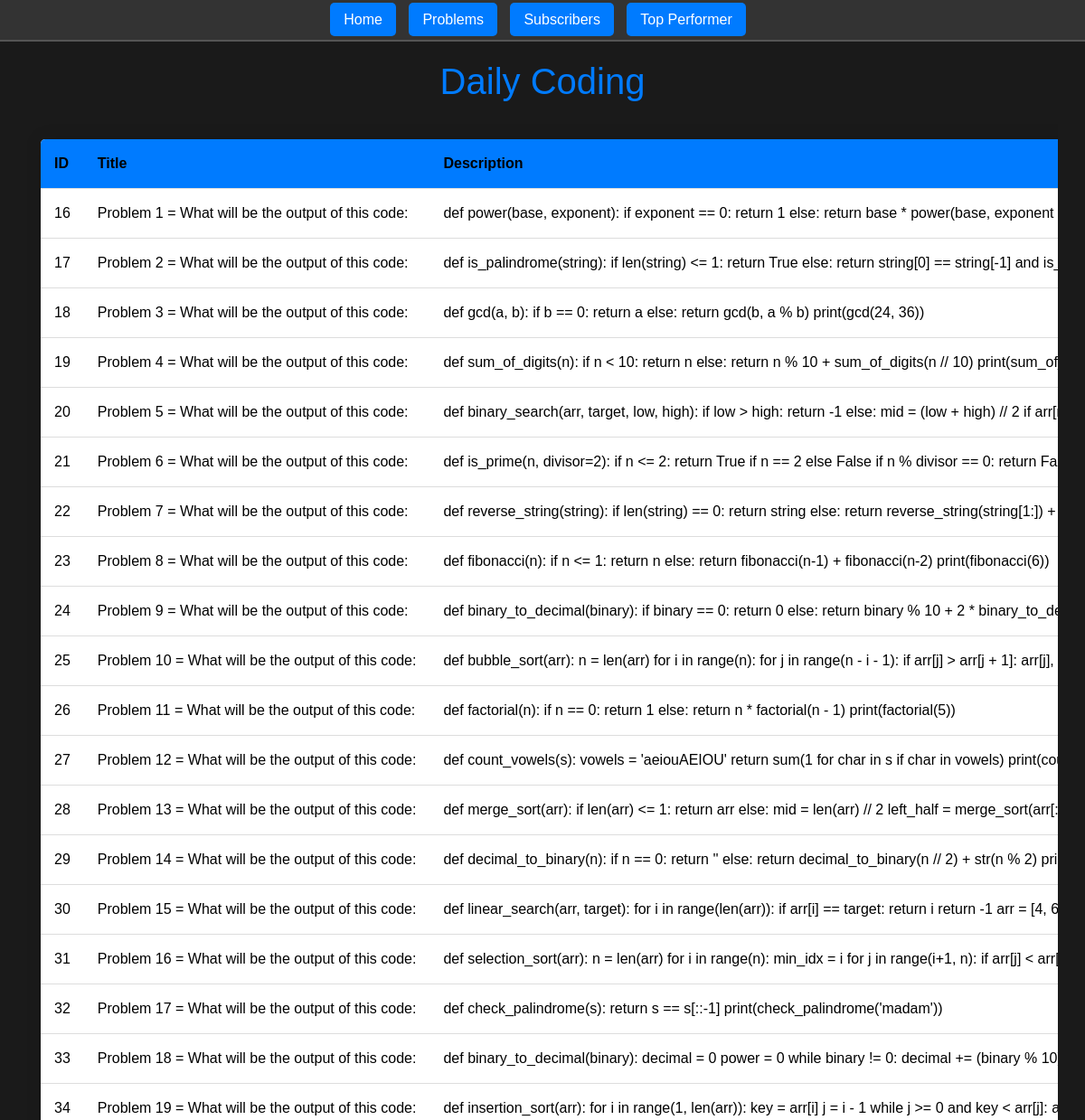
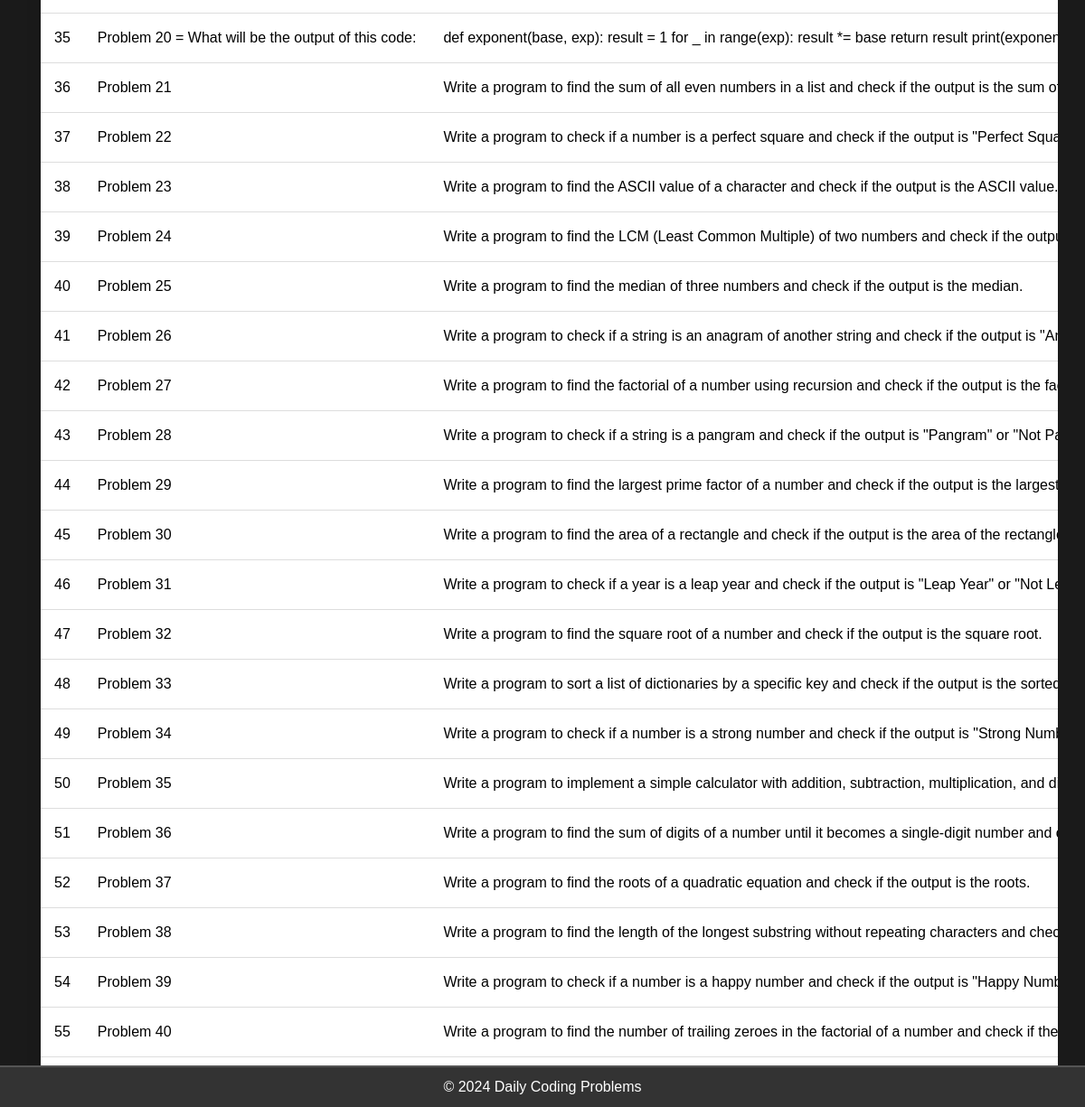
The app's page /problems/ with its own data (2 pictures, top to bottom).
### pythonproblem/models.py (models this page shows, shortened)
class Problem(models.Model):
    title = models.CharField(max_length=255)
    description = models.TextField()

### pythonproblem/views.py (the view)
# urls.py: path('problems/', problem_list, name='problem_list'),
def problem_list(request):
    allproblems = Problem.objects.all()
    return render(request, 'problems/all_problems.html', {'allproblems':allproblems})

### pythonproblem/templates/problems/all_problems.html (shortened to what this page needs)
<!DOCTYPE html>
<html lang="en">
<head>
    <link rel="stylesheet" href="https://stackpath.bootstrapcdn.com/bootstrap/4.5.2/css/bootstrap.min.css">
</head>
<body>
    <header>
        <a href="{% url 'index' %}" class="nav-btn">Home</a>
        <a href="{% url 'pythonproblem:problem_list' %}" class="nav-btn">Problems</a>
        <a href="{% url 'subscriber_list' %}" class="nav-btn">Subscribers</a>
        <a href="{% url 'top_performer' %}" class="nav-btn">Top Performer</a>
    </header>
    <h1 style="text-align: center;">Daily Coding</h1>
    <div class="container">
        <table class="subscriber-table">
            <thead>
                <tr>
                    <th>ID</th>
                    <th>Title</th>
                    <th>Description</th>
                </tr>
            </thead>
            <tbody>
                {% for problem in allproblems %}
                    <tr class="problem-row" data-toggle="modal" data-target="#problemModal" data-description="{{ problem.description }}">
                        <td>{{ problem.id }}</td>
                        <td>{{ problem.title }}</td>
                        <td>{{ problem.description }}</td>
                    </tr>
                {% endfor %}
            </tbody>
        </table>
    </div>
    <div class="footer">
        &copy; 2024 Daily Coding Problems
    </div>
</body>
</html>

### pythonproblem/templates/problems/all_problems.html (style rules this page uses)
body { font-family: 'Arial', sans-serif; background-color: #1a1a1a; margin: 0; padding: 0; box-sizing: border-box; color: #fff; }
header { background-color: #333; padding: 10px; text-align: center; border-bottom: 2px solid #555; }
h1 { color: #007bff; margin-top: 20px; }
.nav-btn { background-color: #007bff; color: #fff; border: none; padding: 10px 15px; text-decoration: none; font-size: 16px; border-radius: 5px; margin-right: 10px; }
.container { text-align: center; margin-top: 20px; overflow-x: auto; }
.subscriber-table { width: 100%; margin-top: 20px; background-color: #fff; border-radius: 5px; overflow: hidden; box-shadow: 0 0 20px rgba(0, 0, 0, 0.1); }
.subscriber-table th, .subscriber-table td { padding: 15px; text-align: left; border-bottom: 1px solid #ddd; white-space: nowrap; color: #000000; }
.subscriber-table thead { background-color: #007bff; }
.footer { background-color: #333; padding: 10px; text-align: center; position: fixed; bottom: 0; width: 100%; border-top: 2px solid #555; color: #fff; }

### records on screen
Problem: id "16", title "Problem 1 = What will be the output of this code:", description "def power(base, exponent): if exponent == 0: return 1 else: return base * power(base, exponent…"
Problem: id "17", title "Problem 2 = What will be the output of this code:", description "def is_palindrome(string): if len(string) <= 1: return True else: return string[0] == string[-1] and…"
Problem: id "18", title "Problem 3 = What will be the output of this code:", description "def gcd(a, b): if b == 0: return a else: return gcd(b, a % b) print(gcd(24, 36))"
Problem: id "19", title "Problem 4 = What will be the output of this code:", description "def sum_of_digits(n): if n < 10: return n else: return n % 10 + sum_of_digits(n // 10)…"
Problem: id "20", title "Problem 5 = What will be the output of this code:", description "def binary_search(arr, target, low, high): if low > high: return -1 else: mid = (low + high) // 2 if…"
Problem: id "21", title "Problem 6 = What will be the output of this code:", description "def is_prime(n, divisor=2): if n <= 2: return True if n == 2 else False if n % divisor == 0: return…"
Problem: id "22", title "Problem 7 = What will be the output of this code:", description "def reverse_string(string): if len(string) == 0: return string else: return reverse_string(string[1:]) +…"
Problem: id "23", title "Problem 8 = What will be the output of this code:", description "def fibonacci(n): if n <= 1: return n else: return fibonacci(n-1) + fibonacci(n-2) print(fibonacci(6))"
Problem: id "24", title "Problem 9 = What will be the output of this code:", description "def binary_to_decimal(binary): if binary == 0: return 0 else: return binary % 10 + 2 *…"
Problem: id "25", title "Problem 10 = What will be the output of this code:", description "def bubble_sort(arr): n = len(arr) for i in range(n): for j in range(n - i - 1): if arr[j] > arr[j + 1]: arr[j],…"
Problem: id "26", title "Problem 11 = What will be the output of this code:", description "def factorial(n): if n == 0: return 1 else: return n * factorial(n - 1) print(factorial(5))"
Problem: id "27", title "Problem 12 = What will be the output of this code:", description "def count_vowels(s): vowels = 'aeiouAEIOU' return sum(1 for char in s if char in vowels)…"
Problem: id "28", title "Problem 13 = What will be the output of this code:", description "def merge_sort(arr): if len(arr) <= 1: return arr else: mid = len(arr) // 2 left_half =…"
Problem: id "29", title "Problem 14 = What will be the output of this code:", description "def decimal_to_binary(n): if n == 0: return '' else: return decimal_to_binary(n // 2) + str(n % 2)…"
Problem: id "30", title "Problem 15 = What will be the output of this code:", description "def linear_search(arr, target): for i in range(len(arr)): if arr[i] == target: return i return -1 arr = [4,…"
Problem: id "31", title "Problem 16 = What will be the output of this code:", description "def selection_sort(arr): n = len(arr) for i in range(n): min_idx = i for j in range(i+1, n): if arr[j] <…"
Problem: id "32", title "Problem 17 = What will be the output of this code:", description "def check_palindrome(s): return s == s[::-1] print(check_palindrome('madam'))"
Problem: id "33", title "Problem 18 = What will be the output of this code:", description "def binary_to_decimal(binary): decimal = 0 power = 0 while binary != 0: decimal += (binary %…"
Problem: id "34", title "Problem 19 = What will be the output of this code:", description "def insertion_sort(arr): for i in range(1, len(arr)): key = arr[i] j = i - 1 while j >= 0 and key < arr[j]:…"
Problem: id "35", title "Problem 20 = What will be the output of this code:", description "def exponent(base, exp): result = 1 for _ in range(exp): result *= base return result…"
Problem: id "36", title "Problem 21", description "Write a program to find the sum of all even numbers in a list and check if the output is the sum…"
Problem: id "37", title "Problem 22", description "Write a program to check if a number is a perfect square and check if the output is \"Perfect…"
Problem: id "38", title "Problem 23", description "Write a program to find the ASCII value of a character and check if the output is the ASCII value."
Problem: id "39", title "Problem 24", description "Write a program to find the LCM (Least Common Multiple) of two numbers and check if the…"
Problem: id "40", title "Problem 25", description "Write a program to find the median of three numbers and check if the output is the median."
Problem: id "41", title "Problem 26", description "Write a program to check if a string is an anagram of another string and check if the output is…"
Problem: id "42", title "Problem 27", description "Write a program to find the factorial of a number using recursion and check if the output is the…"
Problem: id "43", title "Problem 28", description "Write a program to check if a string is a pangram and check if the output is \"Pangram\" or \"Not…"
Problem: id "44", title "Problem 29", description "Write a program to find the largest prime factor of a number and check if the output is the largest…"
Problem: id "45", title "Problem 30", description "Write a program to find the area of a rectangle and check if the output is the area of the…"
Problem: id "46", title "Problem 31", description "Write a program to check if a year is a leap year and check if the output is \"Leap Year\" or \"Not…"
Problem: id "47", title "Problem 32", description "Write a program to find the square root of a number and check if the output is the square root."
Problem: id "48", title "Problem 33", description "Write a program to sort a list of dictionaries by a specific key and check if the output is the…"
Problem: id "49", title "Problem 34", description "Write a program to check if a number is a strong number and check if the output is \"Strong…"
Problem: id "50", title "Problem 35", description "Write a program to implement a simple calculator with addition, subtraction, multiplication, and…"
Problem: id "51", title "Problem 36", description "Write a program to find the sum of digits of a number until it becomes a single-digit number and…"
Problem: id "52", title "Problem 37", description "Write a program to find the roots of a quadratic equation and check if the output is the roots."
Problem: id "53", title "Problem 38", description "Write a program to find the length of the longest substring without repeating characters and…"
Problem: id "54", title "Problem 39", description "Write a program to check if a number is a happy number and check if the output is \"Happy…"
Problem: id "55", title "Problem 40", description "Write a program to find the number of trailing zeroes in the factorial of a number and check if the…"
